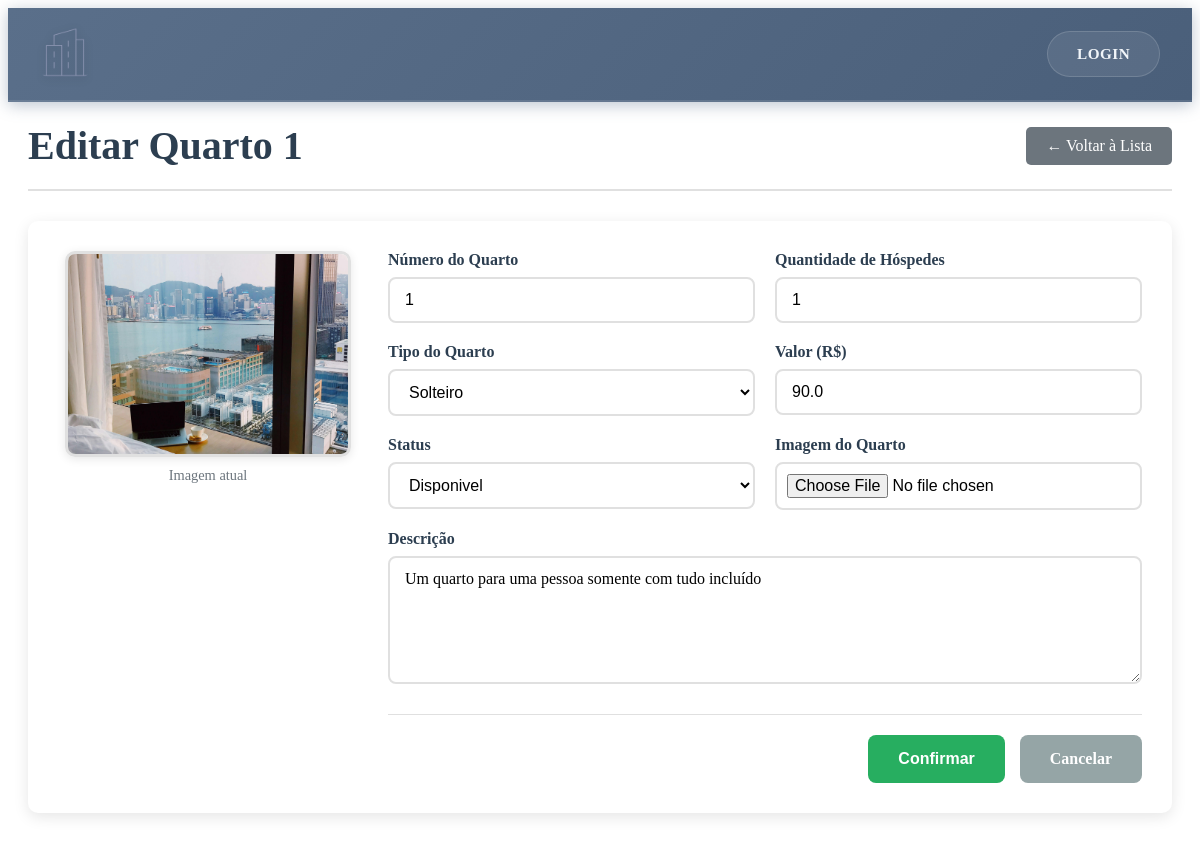
/editQuarto/1/, run on the app's committed database.
### Hotel/models.py (models this page shows)
class quarto(models.Model):
    tipo_quarto = [
        ("Solteiro", "Solteiro"),
        ("Premium", "Premium"),
        ("Plus", "Plus"),
    ]
    status_status = [
        (1, "Disponivel"),
        (0, "Reservado")
    ]
    num_Quarto = models.IntegerField()
    qtd_Hospedes = models.IntegerField()
    tipo = models.CharField(choices=tipo_quarto)
    valor = models.FloatField(max_length=3)
    descricao = models.TextField(max_length=300)
    status = models.BooleanField(choices=status_status, default=1)
    img = models.ImageField(upload_to='quarto/')

### Hotel/views.py (the view)
# urls.py: path('editQuarto/<int:quarto_id>/', views.editQuarto, name='editQuarto'),
def editQuarto(request, quarto_id):
    q = get_object_or_404(quarto, id=quarto_id)
    form = EditQuartoForm(request.POST or None, request.FILES or None, instance=q)
    if form.is_valid():
        form.save()
        return redirect('quarto_lista')
    return render(request, 'editQuarto.html', {'form': form, 'quarto': q})

### Hotel/templates/editQuarto.html (shortened to what this page needs)
{% extends 'index.html' %}
{% load static %}
{% block head %}
<link rel="stylesheet" href="{% static 'css/edit_quartos.css' %}">
{% endblock %}
{% block body %}
<div class="container">
    <div class="header">
        <h1>Editar Quarto {{ quarto.num_Quarto }}</h1>
        <a href="{% url 'quartos_lista' %}" class="btn-back">← Voltar à Lista</a>
    </div>
    <div class="form-container">
        <div class="current-image">
            {% if quarto.img %}
                <img src="{{ quarto.img.url }}" alt="Quarto {{ quarto.num_Quarto }}" class="preview-img">
                <p class="image-label">Imagem atual</p>
            {% else %}
                <div class="no-image">
                    <span>Nenhuma imagem</span>
                </div>
            {% endif %}
        </div>
        <form action="{% url 'editQuarto' quarto.id %}" method="POST" enctype="multipart/form-data" class="edit-form">
            <div class="form-grid">
                <div class="form-group">
                    <label for="{{ form.num_Quarto.id_for_label }}">{{ form.num_Quarto.label }}</label>
                    {{ form.num_Quarto }}
                </div>
                <div class="form-group">
                    <label for="{{ form.qtd_Hospedes.id_for_label }}">{{ form.qtd_Hospedes.label }}</label>
                    {{ form.qtd_Hospedes }}
                </div>
                <div class="form-group">
                    <label for="{{ form.tipo.id_for_label }}">{{ form.tipo.label }}</label>
                    {{ form.tipo }}
                </div>
                <div class="form-group">
                    <label for="{{ form.valor.id_for_label }}">{{ form.valor.label }}</label>
                    {{ form.valor }}
                </div>
                <div class="form-group">
                    <label for="{{ form.status.id_for_label }}">{{ form.status.label }}</label>
                    {{ form.status }}
                </div>
                <div class="form-group">
                    <label for="{{ form.img.id_for_label }}">{{ form.img.label }}</label>
                    {{ form.img }}
                </div>
            </div>
            <div class="form-group full-width">
                <label for="{{ form.descricao.id_for_label }}">{{ form.descricao.label }}</label>
                {{ form.descricao }}
            </div>
            <div class="form-actions">
                <button type="submit" class="btn-primary">Confirmar</button>
                <a href="{% url 'list_quartos' %}" class="btn-secondary">Cancelar</a>
            </div>
        </form>
    </div>
</div>
{% endblock %}

### static/css/edit_quartos.css (style rules this page uses)
.container { max-width: 1200px; margin: 0 auto; padding: 20px; }
.header { display: flex; justify-content: space-between; align-items: center; margin-bottom: 30px; padding-bottom: 20px; border-bottom: 2px solid #e0e0e0; }
.header h1 { color: #2c3e50; font-size: 2.5rem; margin: 0; font-weight: bold; }
.btn-back { background: #6c757d; color: white; padding: 10px 20px; text-decoration: none; border-radius: 5px; transition: all 0.3s ease; font-weight: 500; }
.form-container { background: white; border-radius: 10px; box-shadow: 0 4px 15px rgba(0,0,0,0.1); padding: 30px; display: grid; grid-template-columns: 300px 1fr; gap: 30px; }
.current-image { display: flex; flex-direction: column; align-items: center; }
.preview-img { width: 100%; max-width: 280px; height: 200px; object-fit: cover; border-radius: 10px; border: 3px solid #e0e0e0; box-shadow: 0 2px 10px rgba(0,0,0,0.1); }
.image-label { margin-top: 10px; color: #6c757d; font-size: 0.9rem; text-align: center; }
.edit-form { display: flex; flex-direction: column; }
.form-grid { display: grid; grid-template-columns: repeat(2, 1fr); gap: 20px; margin-bottom: 20px; }
.form-group { display: flex; flex-direction: column; }
.form-group.full-width { grid-column: 1 / -1; }
.form-group label { font-weight: 600; color: #2c3e50; margin-bottom: 8px; font-size: 1rem; }
.form-input, .form-select, .form-textarea, .form-file { padding: 12px 15px; border: 2px solid #e0e0e0; border-radius: 8px; font-size: 1rem; transition: all 0.3s ease; background: white; }
.form-textarea { resize: vertical; min-height: 100px; font-family: inherit; }
.form-file { padding: 10px; cursor: pointer; }
.form-actions { display: flex; gap: 15px; justify-content: flex-end; margin-top: 30px; padding-top: 20px; border-top: 1px solid #e0e0e0; }
.btn-primary, .btn-secondary { padding: 15px 30px; border-radius: 8px; text-decoration: none; font-weight: 600; font-size: 1rem; cursor: pointer; transition: all 0.3s ease; border: none; display: inline-block; text-align: center; }
.btn-primary { background: #27ae60; color: white; }
.btn-secondary { background: #95a5a6; color: white; }

### data on the page
quarto: num_Quarto "1", img (picture), qtd_Hospedes "1", tipo "Solteiro", valor "90.0", status "Disponivel", descricao "Um quarto para uma pessoa somente com tudo incluído"
